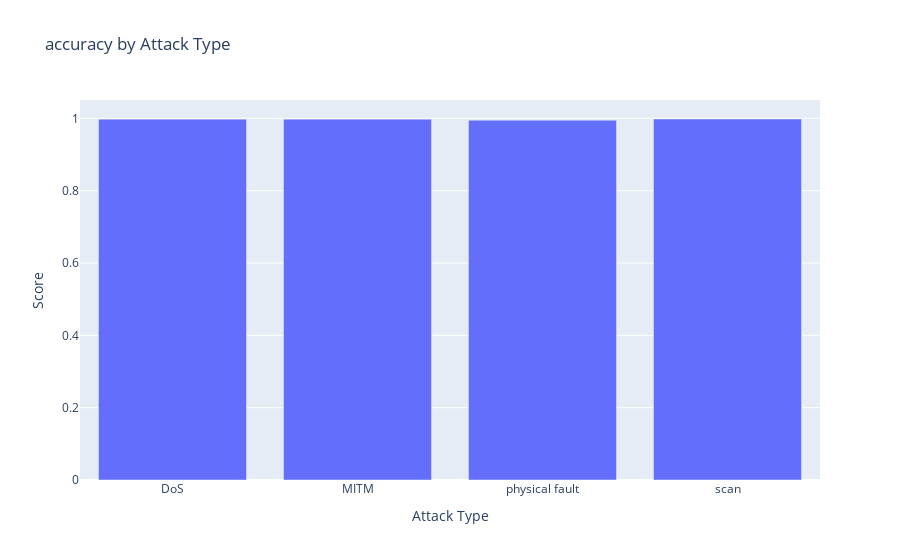
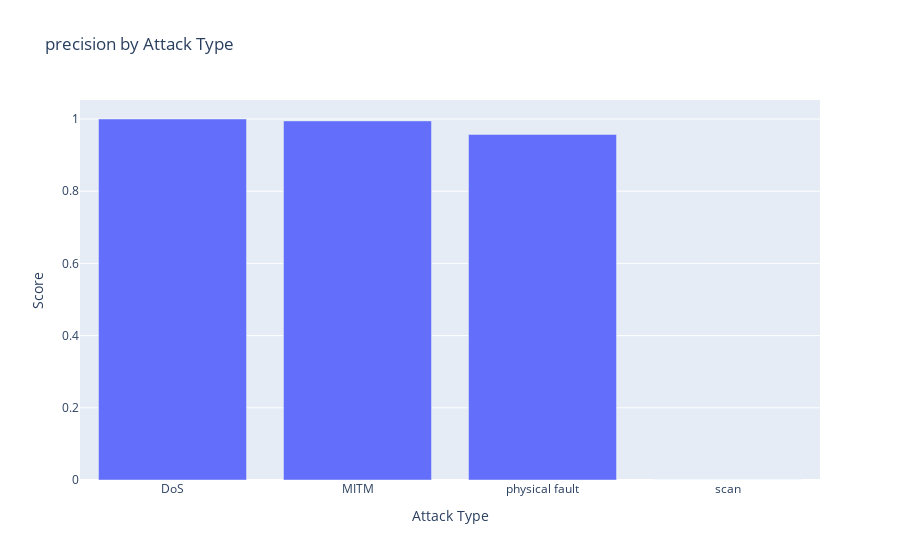
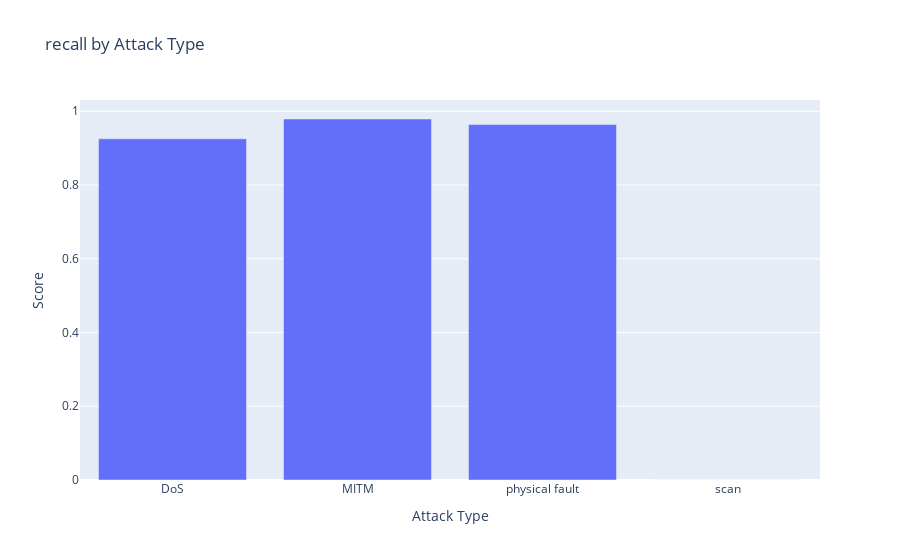
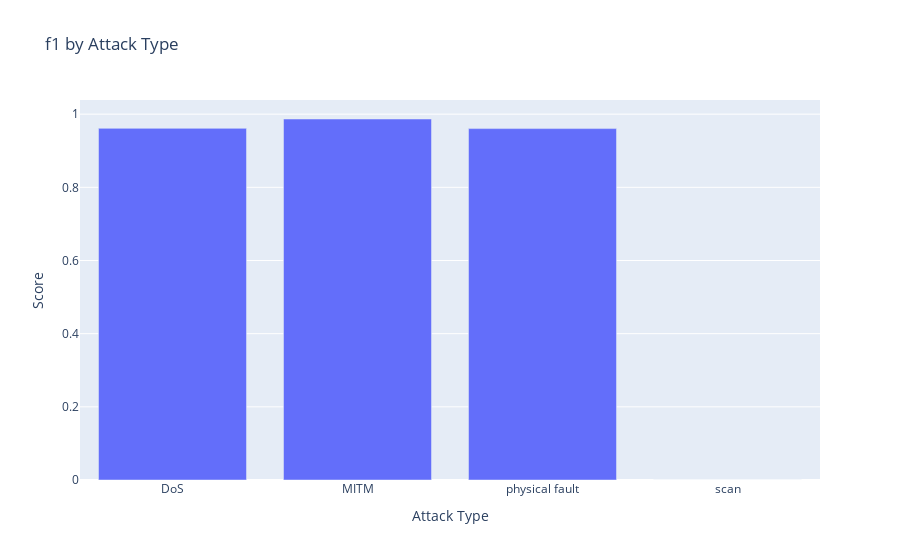

The cell these charts' notebook holds for them, in order:
### Markdown cell above
## Visualisation des résultats de classification multi-classes

### Code cell
def plot_attack_metrics(metric_name):
    attacks = list(multiclass_results.keys())
    values = [results[metric_name] for results in multiclass_results.values()]
    
    fig = go.Figure(data=[go.Bar(x=attacks, y=values)])
    
    fig.update_layout(
        title=f'{metric_name} by Attack Type',
        yaxis_title='Score',
        xaxis_title='Attack Type'
    )
    return fig

# Plot key metrics
metrics_to_plot = ['accuracy', 'precision', 'recall', 'f1']
for metric in metrics_to_plot:
    plot_attack_metrics(metric).show()

### Figure 1 — Plotly figure (JSON) as saved in the notebook; plotly's stock layout.template omitted (floating-point values rounded to 4 significant figures)
{"data": [{"type": "bar", "x": ["DoS", "MITM", "physical fault", "scan"], "y": [0.9977, 0.9977, 0.995, 0.9982]}], "layout": {"title": {"text": "accuracy by Attack Type"}, "xaxis": {"title": {"text": "Attack Type"}}, "yaxis": {"title": {"text": "Score"}}}}

### Figure 2 — Plotly figure (JSON) as saved in the notebook; plotly's stock layout.template omitted (floating-point values rounded to 4 significant figures)
{"data": [{"type": "bar", "x": ["DoS", "MITM", "physical fault", "scan"], "y": [1, 0.9947, 0.9571, 0]}], "layout": {"title": {"text": "precision by Attack Type"}, "xaxis": {"title": {"text": "Attack Type"}}, "yaxis": {"title": {"text": "Score"}}}}

### Figure 3 — Plotly figure (JSON) as saved in the notebook; plotly's stock layout.template omitted (floating-point values rounded to 4 significant figures)
{"data": [{"type": "bar", "x": ["DoS", "MITM", "physical fault", "scan"], "y": [0.9254, 0.9791, 0.964, 0]}], "layout": {"title": {"text": "recall by Attack Type"}, "xaxis": {"title": {"text": "Attack Type"}}, "yaxis": {"title": {"text": "Score"}}}}

### Figure 4 — Plotly figure (JSON) as saved in the notebook; plotly's stock layout.template omitted (floating-point values rounded to 4 significant figures)
{"data": [{"type": "bar", "x": ["DoS", "MITM", "physical fault", "scan"], "y": [0.9612, 0.9868, 0.9606, 0]}], "layout": {"title": {"text": "f1 by Attack Type"}, "xaxis": {"title": {"text": "Attack Type"}}, "yaxis": {"title": {"text": "Score"}}}}
